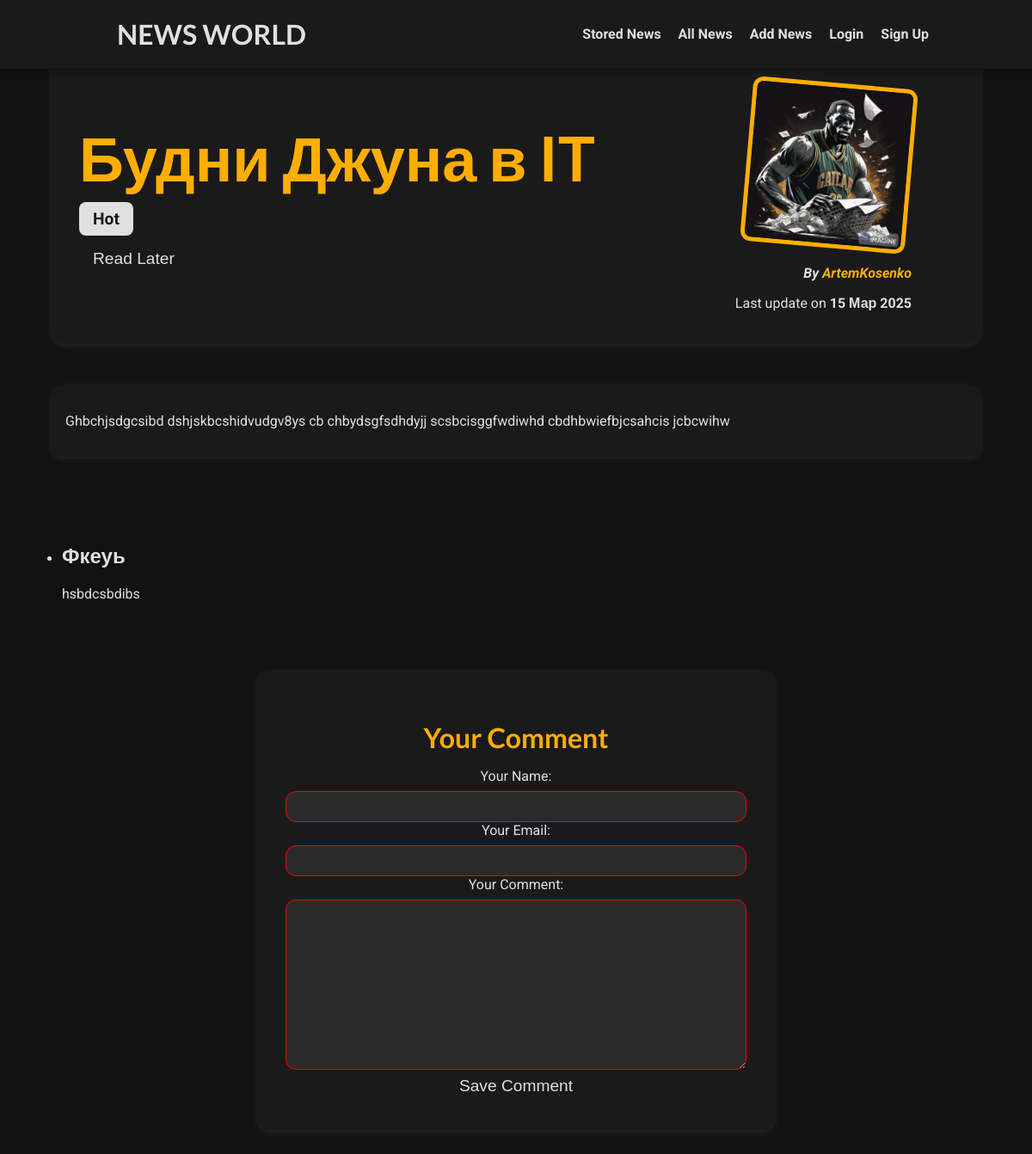
The app's page /news/budni-dzhuna-v-it with its own data.
### news/models.py (models this page shows, shortened)
class News(models.Model):
    title = models.CharField(max_length=100)
    excerpt = models.CharField(max_length=100)
    image_name = models.ImageField(upload_to='news', null=True)
    slug = models.SlugField(unique=True, db_index=True, blank=True)
    content = models.TextField(validators=[MinLengthValidator(10)])
    date = models.DateTimeField(auto_now=True)
    author = models.ForeignKey(Author, on_delete=models.SET_NULL, related_name='news', null=True)
    tags = models.ManyToManyField(Tag)

class Tag(models.Model):
    caption = models.CharField(max_length=100)

class Author(models.Model):
    first_name = models.CharField(max_length=50)
    last_name = models.CharField(max_length=50)
    email = models.EmailField(max_length=100)
    def full_name(self):
        return self.first_name + "" + self.last_name
    def __str__(self):
        return self.full_name()

class Comment(models.Model):
    user_name = models.CharField(max_length=30)
    user_email = models.EmailField()
    text = models.TextField(max_length=400)
    news = models.ForeignKey(News, on_delete=models.CASCADE, related_name='comments')

### news/views.py (the view, shortened to what this page needs)
# urls.py: path('news/<str:slug>', SingleNewsView.as_view(), name='news-detail-page'),
class SingleNewsView(View):
    def is_stored_news(self, request, news_id):
        stored_news = request.session.get('stored_news')
        if stored_news is not None:
            is_saved_for_later = news_id in stored_news
        else:
            is_saved_for_later = False
        return is_saved_for_later
    def get(self, request, slug):
        news = News.objects.get(slug=slug)
        stored_news = request.session.get('stored_news')
        context = {
            'news': news,
            'news_tags': news.tags.all(),
            'comment_form': CommentForm(),
            'comments': news.comments.all().order_by('-id'),
            'is_saved_for_later': self.is_stored_news(request, news.id)
        }
        return render(request, 'news/news-detail.html', context)

### news/forms.py
class CommentForm(forms.ModelForm):
    class Meta:
        model = Comment
        exclude = ['news']
        labels = {
            'user_name': 'Your Name',
            'user_email': 'Your Email',
            'text': 'Your Comment'
        }

### news/templates/news/news-detail.html (shortened to what this page needs)
{% extends 'layout.html'%}
{% load static %}
{% block css_files %}
    <link rel="stylesheet" href="{% static "news/news-detail.css" %}" />
{% endblock %}
{% block content %}
    <section id="summary">
    <h2>{{ news.title }}</h2>
    <div>
        {% for tag in news_tags %}
            <span class="tag">{{ tag.caption }}</span>
        {% endfor %}
    </div>
    <div id="read-later">
        <form action="{% url 'read-later' %}" method="POST">
            <button>
                {% if is_saved_for_later %}
                    Remove from "Read Later" List
                {% else %}
                    Read Later
                {% endif %}
            </button>
        </form>
    </div>
    <article>
        <img src="{{ news.image_name.url }}" alt={{ news.title }} />
        <address>By <a href="{{ news.author.email }}">{{ news.author }}</a></address>
        <div>
            Last update on <time>{{ news.date|date:'d M Y' }}</time>
        </div>
    </article>
    </section>
    <main>
        {{ news.content|linebreaks }}
    </main>
    <section id="comments">
        <ul>
            {% for comment in comments %}
                <li>
                    <h2>{{ comment.user_name }}</h2>
                    <p>{{ comment.text|linebreaks }}</p>
                </li>
            {% endfor %}
        </ul>
    </section>
    <section id="comment-form">
    <h2>Your Comment</h2>
        <form action="{% url 'news-detail-page' news.slug %}" method="POST">
            {% for form_field in comment_form %}
                <div class="form-field {% if form_field %}invalid{% endif %}">
                    {{ form_field.label_tag }}
                    {{ form_field }}
                </div>
            {% endfor %}
            <button class="submit-button">Save Comment</button>
        </form>
    </section>
{% endblock %}

### static/app.css (style rules this page uses)
* { box-sizing: border-box; }
html { font-family: 'Open Sans', 'Lato', sans-serif; }
body { margin: 0; }
h1, h2, h3 { font-family: 'Lato', sans-serif; font-weight: bold; }

### news/static/news/news-detail.css (style rules this page uses)
body { font-family: 'Roboto', sans-serif; margin: 0; padding: 0; box-sizing: border-box; background-color: #121212; color: #e0e0e0; }
main { margin-top: 5rem; }
#summary { margin: 3rem auto; padding: 2rem; width: 90%; max-width: 90rem; border-radius: 16px; background-color: #1a1a1a; position: relative; box-shadow: 0 2px 8px rgba(255, 255, 255, 0.1); height: 22rem; }
#summary h2 { color: #ffae00; font-size: 4.5rem; margin-bottom: 0.25rem; }
#summary div { margin-top: 1rem; }
#summary article { position: absolute; top: 2rem; right: 3rem; padding: 1rem 2rem; border-radius: 12px; text-align: right; color: #e0e0e0; }
#summary article img { width: 12rem; height: 12rem; border-radius: 12px; transform: rotateZ(5deg); border: 5px solid #ffae00; margin-bottom: 1rem; }
#summary address { font-weight: bold; }
#summary a { color: #ffae00; text-decoration: none; }
#summary time { font-weight: bold; }
main { width: 90%; max-width: 90rem; margin: 3rem auto; background-color: #1a1a1a; padding: 1rem; border-radius: 12px; box-shadow: 0 2px 8px rgba(255, 255, 255, 0.1); }
.tag { background-color: #e0e0e0; color: #1a1a1a; padding: 0.5rem 1rem; border-radius: 8px; margin-right: 0.5rem; font-weight: bold; font-size: 1.2rem; transition: background-color 0.3s, color 0.3s; }
#read-later button { background-color: #1a1a1a; color: #e0e0e0; padding: 0.5rem 1rem; border: none; border-radius: 8px; font-size: 1.2rem; cursor: pointer; transition: background-color 0.3s, color 0.3s; }
#comment-form { background-color: #1a1a1a; padding: 2rem; border-radius: 12px; margin: 2rem auto; width: 90%; max-width: 600px; box-shadow: 0 2px 8px rgba(255, 255, 255, 0.1); text-align: center; }
#comment-form h2 { color: #ffae00; font-size: 2rem; margin-bottom: 1rem; }
.form-field { display: flex; flex-direction: column; }
.form-field label { color: #e0e0e0; margin-bottom: 0.5rem; }
.form-field input, .form-field textarea { background-color: #2a2a2a; color: #e0e0e0; border: 1px solid #e0e0e0; border-radius: 12px; padding: 0.5rem; font-size: 1rem; transition: border-color 0.3s; }
.form-field.invalid input, .form-field.invalid textarea { border-color: red; }
.submit-button { background-color: #1a1a1a; color: #e0e0e0; padding: 0.5rem 1rem; border: none; border-radius: 12px; font-size: 1.2rem; cursor: pointer; transition: background-color 0.3s, color 0.3s; }
section { padding: 2rem; }

### records on screen
News: title "Будни Джуна в IT", image_name (picture), author "ArtemKosenko", date "15 Мар 2025", content "Ghbchjsdgcsibd dshjskbcshidvudgv8ys cb chbydsgfsdhdyjj scsbcisggfwdiwhd cbdhbwiefbjcsahcis jcbcwihw"
Tag: caption "Hot"
Comment: user_name "Фкеуь", text "hsbdcsbdibs"
